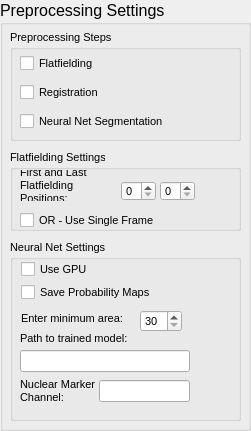
     <widget class="QGroupBox" name="groupBox_9">
      <property name="geometry">
       <rect>
        <x>280</x>
        <y>30</y>
        <width>251</width>
        <height>431</height>
       </rect>
      </property>
      <property name="font">
       <font>
        <pointsize>12</pointsize>
       </font>
      </property>
      <property name="title">
       <string>Preprocessing Settings</string>
      </property>
      <widget class="QGroupBox" name="groupBox_6">
       <property name="geometry">
        <rect>
         <x>10</x>
         <y>240</y>
         <width>231</width>
         <height>181</height>
        </rect>
       </property>
       <property name="font">
        <font>
         <pointsize>8</pointsize>
        </font>
       </property>
       <property name="title">
        <string>Neural Net Settings</string>
       </property>
       <widget class="QCheckBox" name="checkBox_5">
        <property name="geometry">
         <rect>
          <x>11</x>
          <y>21</y>
          <width>66</width>
          <height>16</height>
         </rect>
        </property>
        <property name="text">
         <string>Use GPU</string>
        </property>
        <property name="checked">
         <bool>false</bool>
        </property>
       </widget>
       <widget class="QCheckBox" name="checkBox_6">
        <property name="geometry">
         <rect>
          <x>11</x>
          <y>44</y>
          <width>141</width>
          <height>16</height>
         </rect>
        </property>
        <property name="text">
         <string>Save Probability Maps</string>
        </property>
       </widget>
       <widget class="QLabel" name="label_13">
        <property name="geometry">
         <rect>
          <x>11</x>
          <y>70</y>
          <width>111</width>
          <height>16</height>
         </rect>
        </property>
        <property name="text">
         <string>Enter minimum area:</string>
        </property>
       </widget>
       <widget class="QLineEdit" name="lineEdit_21">
        <property name="geometry">
         <rect>
          <x>10</x>
          <y>110</y>
          <width>170</width>
          <height>22</height>
         </rect>
        </property>
       </widget>
       <widget class="QLabel" name="label_14">
        <property name="geometry">
         <rect>
          <x>10</x>
          <y>90</y>
          <width>151</width>
          <height>16</height>
         </rect>
        </property>
        <property name="text">
         <string>Path to trained model:</string>
        </property>
       </widget>
       <widget class="QSpinBox" name="spinBox">
        <property name="geometry">
         <rect>
          <x>130</x>
          <y>70</y>
          <width>42</width>
          <height>22</height>
         </rect>
        </property>
        <property name="specialValueText">
         <string>30</string>
        </property>
        <property name="accelerated">
         <bool>false</bool>
        </property>
        <property name="maximum">
         <number>1000</number>
        </property>
       </widget>
       <widget class="QLineEdit" name="lineEdit_22">
        <property name="geometry">
         <rect>
          <x>89</x>
          <y>140</y>
          <width>91</width>
          <height>22</height>
         </rect>
        </property>
       </widget>
       <widget class="QLabel" name="label_15">
        <property name="geometry">
         <rect>
          <x>10</x>
          <y>135</y>
          <width>91</width>
          <height>31</height>
         </rect>
        </property>
        <property name="text">
         <string>Nuclear Marker Channel:</string>
        </property>
        <property name="wordWrap">
         <bool>true</bool>
        </property>
       </widget>
      </widget>
      <widget class="QGroupBox" name="groupBox_7">
       <property name="geometry">
        <rect>
         <x>10</x>
         <y>30</y>
         <width>231</width>
         <height>111</height>
        </rect>
       </property>
       <property name="font">
        <font>
         <pointsize>8</pointsize>
        </font>
       </property>
       <property name="title">
        <string>Preprocessing Steps</string>
       </property>
       <widget class="QWidget" name="layoutWidget_5">
        <property name="geometry">
         <rect>
          <x>10</x>
          <y>20</y>
          <width>161</width>
          <height>85</height>
         </rect>
        </property>
        <layout class="QVBoxLayout" name="verticalLayout_4">
         <item>
          <widget class="QCheckBox" name="checkBox_10">
           <property name="text">
            <string>Flatfielding</string>
           </property>
          </widget>
         </item>
         <item>
          <widget class="QCheckBox" name="checkBox_11">
           <property name="text">
            <string>Registration</string>
           </property>
          </widget>
         </item>
         <item>
          <widget class="QCheckBox" name="checkBox_12">
           <property name="text">
            <string>Neural Net Segmentation</string>
           </property>
          </widget>
         </item>
        </layout>
       </widget>
      </widget>
      <widget class="QGroupBox" name="groupBox_8">
       <property name="geometry">
        <rect>
         <x>10</x>
         <y>150</y>
         <width>231</width>
         <height>81</height>
        </rect>
       </property>
       <property name="font">
        <font>
         <pointsize>8</pointsize>
        </font>
       </property>
       <property name="title">
        <string>Flatfielding Settings</string>
       </property>
       <widget class="QLabel" name="label_16">
        <property name="geometry">
         <rect>
          <x>10</x>
          <y>20</y>
          <width>101</width>
          <height>31</height>
         </rect>
        </property>
        <property name="text">
         <string>First and Last Flatfielding Positions:</string>
        </property>
        <property name="wordWrap">
         <bool>true</bool>
        </property>
       </widget>
       <widget class="QCheckBox" name="checkBox_13">
        <property name="geometry">
         <rect>
          <x>10</x>
          <y>60</y>
          <width>151</width>
          <height>20</height>
         </rect>
        </property>
        <property name="text">
         <string>OR - Use Single Frame</string>
        </property>
       </widget>
       <widget class="QSpinBox" name="spinBox_2">
        <property name="geometry">
         <rect>
          <x>111</x>
          <y>31</y>
          <width>35</width>
          <height>20</height>
         </rect>
        </property>
        <property name="maximum">
         <number>1000</number>
        </property>
       </widget>
       <widget class="QSpinBox" name="spinBox_3">
        <property name="geometry">
         <rect>
          <x>150</x>
          <y>31</y>
          <width>35</width>
          <height>20</height>
         </rect>
        </property>
        <property name="maximum">
         <number>1000</number>
        </property>
       </widget>
      </widget>
     </widget>
